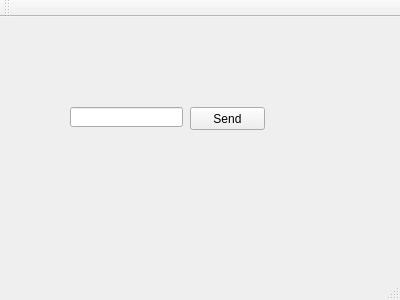
<?xml version="1.0" encoding="UTF-8"?>
<ui version="4.0">
 <class>MainWindow</class>
 <widget class="QMainWindow" name="MainWindow">
  <property name="geometry">
   <rect>
    <x>0</x>
    <y>0</y>
    <width>400</width>
    <height>300</height>
   </rect>
  </property>
  <property name="windowTitle">
   <string>MainWindow</string>
  </property>
  <widget class="QWidget" name="centralWidget">
   <widget class="QLineEdit" name="lineEdit">
    <property name="geometry">
     <rect>
      <x>70</x>
      <y>90</y>
      <width>113</width>
      <height>20</height>
     </rect>
    </property>
   </widget>
   <widget class="QPushButton" name="pushButton">
    <property name="geometry">
     <rect>
      <x>190</x>
      <y>90</y>
      <width>75</width>
      <height>23</height>
     </rect>
    </property>
    <property name="text">
     <string>Send</string>
    </property>
   </widget>
  </widget>
  <widget class="QMenuBar" name="menuBar">
   <property name="geometry">
    <rect>
     <x>0</x>
     <y>0</y>
     <width>400</width>
     <height>21</height>
    </rect>
   </property>
  </widget>
  <widget class="QToolBar" name="mainToolBar">
   <attribute name="toolBarArea">
    <enum>TopToolBarArea</enum>
   </attribute>
   <attribute name="toolBarBreak">
    <bool>false</bool>
   </attribute>
  </widget>
  <widget class="QStatusBar" name="statusBar"/>
 </widget>
 <layoutdefault spacing="6" margin="11"/>
 <resources/>
 <connections/>
</ui>
